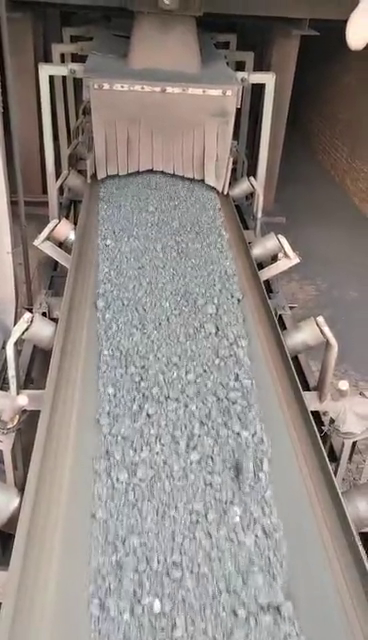
#> input picture frame 114 of videos/Ora.mp4, 368 x 640 px
$ python '85.视频检测-KLT光流跟踪算法-2.py'
#> lines starting #> are read from the running program, lines starting #| are printed output that depends on the picture; after the words box and inside, x2 and y2 are one past the last pixel; in counts of white or black regions, pixels touching at a corner belong together
import numpy as np
import cv2 as cv
import math

cap = cv.VideoCapture('./videos/Ora.mp4')

# 角点检测参数
feature_params = dict(maxCorners=100, qualityLevel=0.1, minDistance=7, blockSize=7)

# KLT光流参数
lk_params = dict(winSize=(15, 15), maxLevel=2, criteria=(cv.TERM_CRITERIA_EPS | cv.TERM_CRITERIA_COUNT, 10, 0.02))

# 随机颜色
color = np.random.randint(0, 255, (100, 3))

# 读取第一帧
ret, old_frame = cap.read()
#> old_frame is the input picture: shape (640, 368, 3); mean B, G, R 129.5, 133.9, 141.3
old_gray = cv.cvtColor(old_frame, cv.COLOR_BGR2GRAY)
p0 = cv.goodFeaturesToTrack(old_gray, mask=None, **feature_params, useHarrisDetector=False, k=0.04)
#> p0 = 100 rows, first 8: [51, 76], [312, 413], [263, 85], [45, 314], [64, 78], [31, 315], [324, 429], [63, 220]
good_ini = p0.copy()
#> good_ini has the same summary as p0


def caldist(a, b, c, d):
    return abs(a - c) + abs(b - d)


mask = np.zeros_like(old_frame)
# 光流跟踪
while True:
    ret, frame = cap.read()
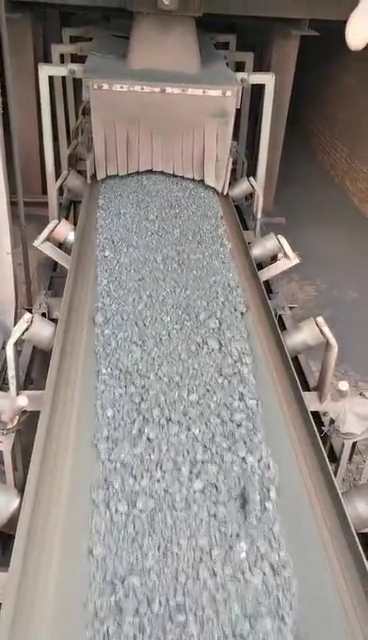
#> input picture frame 115 of videos/Ora.mp4, 368 x 640 px
#> frame is the input picture: shape (640, 368, 3); mean B, G, R 129.8, 134.2, 141.5
    if ret is False:
        break
    frame_gray = cv.cvtColor(frame, cv.COLOR_BGR2GRAY)
    # 计算光流
    p1, st, err = cv.calcOpticalFlowPyrLK(old_gray, frame_gray, p0, None, **lk_params)
#> p1 = 100 rows, first 8: [50.57, 76.51], [311.9, 413.3], [262.7, 85.51], [44.53, 314.5], [63.6, 78.4], [30.77, 315.5], [323.9, 429.5], [62.71, 220.7]; st = 100 values from 1 to 1; err = 100 values, max 21.34 at index 73, min 1.39 at index 96, mean 5.2
    # 根据状态选择

    good_new = p1[st == 1]
#> good_new = 100 pairs, first value 3.72 to 359.3, second value 37.49 to 534.5
    good_old = p0[st == 1]
#> good_old = 100 pairs, first value 4 to 360, second value 37 to 534
    # 删除静止点
    k = 0
    for i, (new0, old0) in enumerate(zip(good_new, good_old)):
        a0, b0 = new0.ravel()
        c0, d0 = old0.ravel()
        dist = caldist(a0, b0, c0, d0)
        if dist > 2:
            good_new[k] = good_new[i]
            good_old[k] = good_old[i]
            good_ini[k] = good_ini[i]
            k = k + 1
#> this loop made 100 passes
#> (a0, b0, c0, d0, dist) on passes 1 to 12: (50.57, 76.51, 51, 76, 0.937), (311.9, 413.3, 312, 413, 0.475), (262.7, 85.51, 263, 85, 0.792), (44.53, 314.5, 45, 314, 0.977), (63.6, 78.4, 64, 78, 0.798), (30.77, 315.5, 31, 315, 0.688), (323.9, 429.5, 324, 429, 0.514), (62.71, 220.7, 63, 220, 0.974), (251.7, 177.3, 252, 177, 0.617), (262.8, 282.5, 263, 282, 0.742), (55.54, 320.5, 56, 320, 0.941), (302.9, 389.3, 303, 389, 0.319)
#> after the loop, good_ini = 100 rows, first 8: [107, 243], [148, 416], [139, 379], [239, 299], [169, 398], [238, 434], [234, 402], [159, 453]; k = 10

    # 提取动态点
    good_ini = good_ini[:k]
#> good_ini = [[107, 243], [148, 416], [139, 379], [239, 299], [169, 398], [238, 434], [234, 402], [159, 453], [216, 360], [108, 351]]
    good_new = good_new[:k]
#> good_new = [[105.5, 254.1], [144.4, 419.5], [141.3, 389], [240.5, 301.9], [169.1, 401.2], [243.3, 458.9], [238.7, 424.6], [165.6, 453.1], [218.9, 355], [105, 355.5]]
    good_old = good_old[:k]
#> good_old has the same summary as good_ini

    # 绘制跟踪线
    for i, (new, old) in enumerate(zip(good_new, good_old)):
        a, b = new.ravel()
        c, d = old.ravel()
        mask = cv.line(mask, (a, b), (c, d), color[i].tolist(), 2)
        frame = cv.circle(frame, (a, b), 5, color[i].tolist(), -1)
#> this loop made 10 passes
#> (a, b, c, d) on passes 1 to 10: (105.5, 254.1, 107, 243), (144.4, 419.5, 148, 416), (141.3, 389, 139, 379), (240.5, 301.9, 239, 299), (169.1, 401.2, 169, 398), (243.3, 458.9, 238, 434), (238.7, 424.6, 234, 402), (165.6, 453.1, 159, 453), (218.9, 355, 216, 360), (105, 355.5, 108, 351)
#> pass 2, `mask = cv.line(mask, (a, b), (c, d), color[i].tolist(), 2)`:
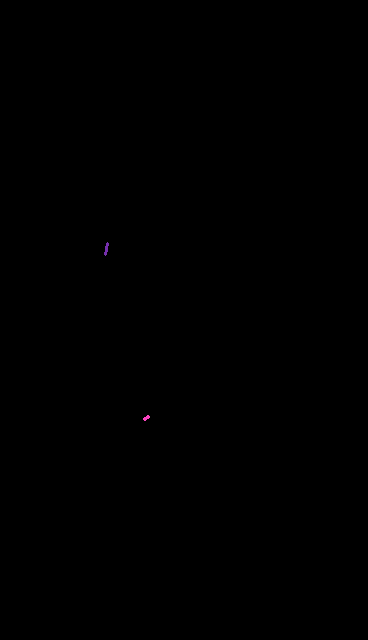
#> mask: shape (640, 368, 3); mean of channels 0, 1, 2 0, 0, 0; drawn as B, G, R
#> after the loop:
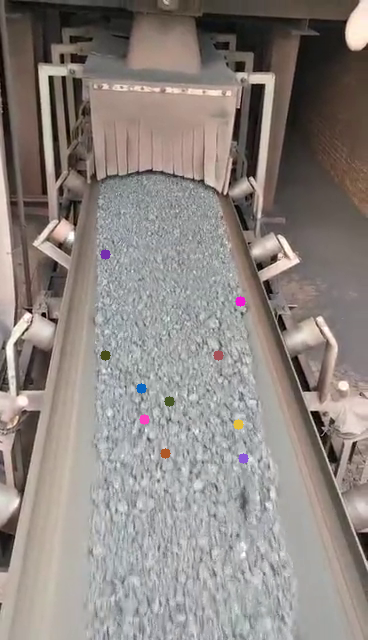
#> frame: shape (640, 368, 3); mean B, G, R 129.6, 133.9, 141.4
#> after the loop:
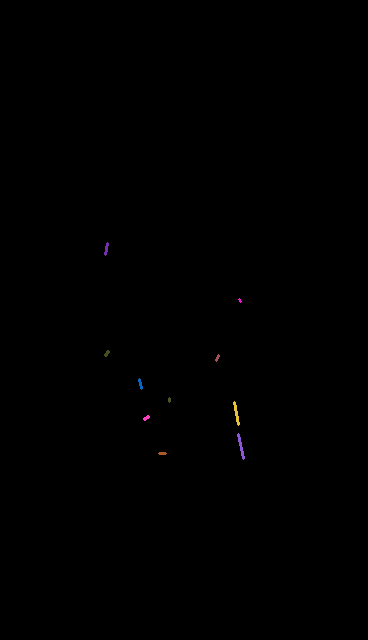
#> mask: shape (640, 368, 3); 0.11% of pixels changed, all inside (x1, y1, x2, y2) = (104, 298, 245, 460); drawn as B, G, R
    cv.imshow('frame', cv.add(frame, mask))
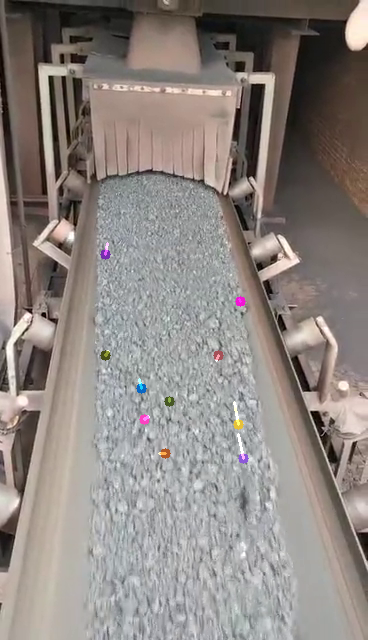
#> window 'frame': shape (640, 368, 3); mean B, G, R 129.7, 134, 141.5
    k = cv.waitKey(30) & 0xff
#> (key Esc is pressed here)
    if k == 27:
        cv.imwrite("flow.jpg", cv.add(frame, mask))
        break

    # 更新
    old_gray = frame_gray.copy()
    p0 = good_new.reshape(-1, 1, 2)

    if good_ini.shape[0] < 40:
        p0 = cv.goodFeaturesToTrack(old_gray, mask=None, **feature_params)
        good_ini = p0.copy()

cv.destroyAllWindows()
cap.release()

$ run again, starting later in the video
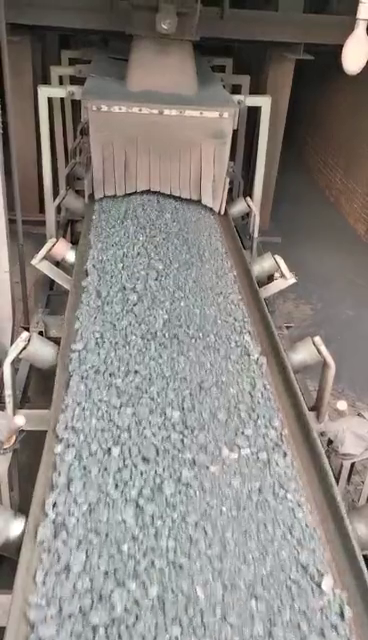
#> input picture frame 513 of videos/Ora.mp4, 368 x 640 px
#> old_frame is the input picture: shape (640, 368, 3); mean B, G, R 127.6, 132, 136.8
#> p0 = 100 rows, first 8: [259, 108], [50, 98], [41, 333], [62, 100], [248, 198], [27, 329], [277, 277], [365, 556]
#> `good_ini = p0.copy()`: good_ini has the same summary as p0
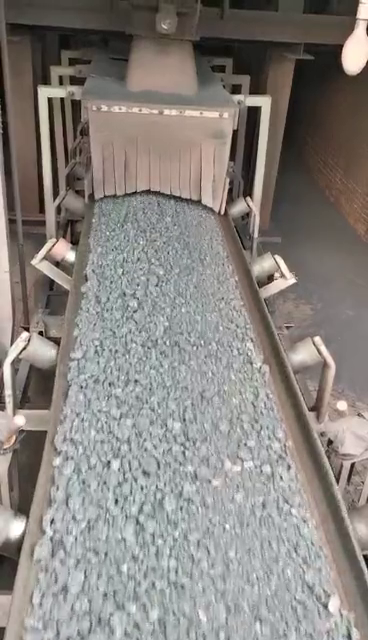
#> input picture frame 514 of videos/Ora.mp4, 368 x 640 px
#> frame is the input picture: shape (640, 368, 3); mean B, G, R 127.5, 131.9, 136.6
#> p1 = 100 rows, first 8: [259, 108], [50.02, 98.2], [41, 333], [62, 100], [248, 197.9], [26.95, 329.2], [277, 277], [365.3, 556]; st = 100 values from 1 to 1; err = 100 values, max 36.21 at index 76, min 0 at index 65, mean 4.4
#> `good_new = p1[st == 1]`: good_new = 100 pairs, first value 2.84 to 365.3, second value 18.02 to 629.5
#> `good_old = p0[st == 1]`: good_old = 100 pairs, first value 3 to 365, second value 18 to 629
#> the loop `for i, (new0, old0) in enumerate(zip(good_new, good_old)):` made 100 passes
#> (a0, b0, c0, d0, dist) on passes 1 to 8: (259, 108, 259, 108, 0.000977), (50.02, 98.2, 50, 98, 0.226), (41, 333, 41, 333, 0.00608), (62, 100, 62, 100, 0.00595), (248, 197.9, 248, 198, 0.0655), (26.95, 329.2, 27, 329, 0.205), (277, 277, 277, 277, 0.0501), (365.3, 556, 365, 556, 0.363)
#> after the loop `for i, (new0, old0) in enumerate(zip(good_new, good_old)):`: good_ini = 100 rows, first 8: [98, 339], [136, 372], [77, 352], [111, 445], [183, 437], [111, 374], [134, 289], [244, 432]; good_new = 100 pairs, first value 8.97 to 361, second value 60.15 to 516.5; good_old = 100 pairs, first value 9 to 361, second value 60 to 516; k = 24
#> `good_ini = good_ini[:k]`: good_ini = 24 rows, first 8: [98, 339], [136, 372], [77, 352], [111, 445], [183, 437], [111, 374], [134, 289], [244, 432]
#> `good_new = good_new[:k]`: good_new = 24 rows, first 8: [97.45, 346.9], [136.1, 381.4], [80.79, 350.9], [110.6, 457.9], [184.4, 449.1], [110.5, 383.5], [134.1, 295.1], [246.7, 443.6]
#> `good_old = good_old[:k]`: good_old has the same summary as good_ini
#> the loop `for i, (new, old) in enumerate(zip(good_new, good_old)):` made 24 passes
#> (a, b, c, d) on passes 1 to 8: (97.45, 346.9, 98, 339), (136.1, 381.4, 136, 372), (80.79, 350.9, 77, 352), (110.6, 457.9, 111, 445), (184.4, 449.1, 183, 437), (110.5, 383.5, 111, 374), (134.1, 295.1, 134, 289), (246.7, 443.6, 244, 432)
#> `cv.imshow('frame', cv.add(frame, mask))`:
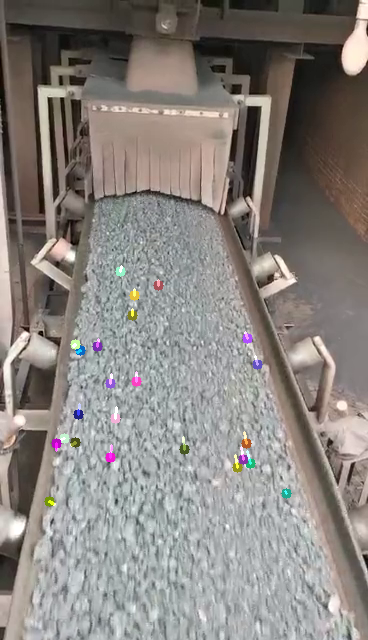
#> window 'frame': shape (640, 368, 3); mean B, G, R 127.4, 131.7, 136.7

$ run again, starting later in the video
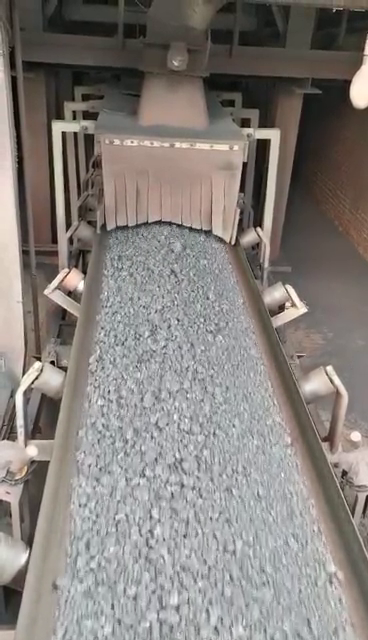
#> input picture frame 913 of videos/Ora.mp4, 368 x 640 px
#> old_frame is the input picture: shape (640, 368, 3); mean B, G, R 124.1, 128.3, 133.8
#> p0 = 100 rows, first 8: [53, 362], [64, 133], [268, 141], [75, 134], [259, 226], [38, 360], [209, 232], [118, 224]
#> `good_ini = p0.copy()`: good_ini has the same summary as p0
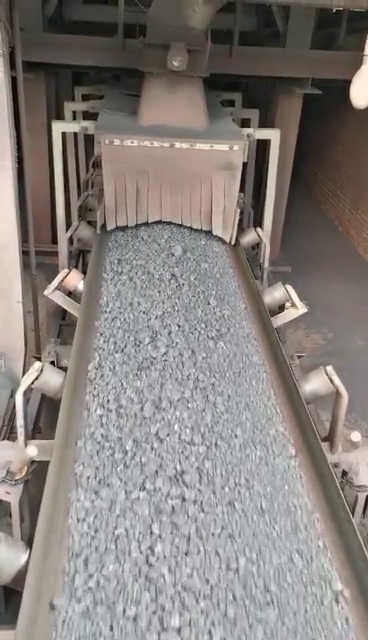
#> input picture frame 914 of videos/Ora.mp4, 368 x 640 px
#> frame is the input picture: shape (640, 368, 3); mean B, G, R 124, 128.2, 133.7
#> p1 = 100 rows, first 8: [53, 362.2], [64.01, 133.4], [268, 141.2], [75, 134.3], [259, 226.2], [38, 360], [209, 232.3], [118, 224.3]; st = 100 values from 1 to 1; err = 100 values, max 15.42 at index 65, min 0 at index 19, mean 2.87
#> `good_new = p1[st == 1]`: good_new = 100 pairs, first value 4.07 to 366, second value 9 to 539.2
#> `good_old = p0[st == 1]`: good_old = 100 pairs, first value 4 to 366, second value 9 to 536
#> the loop `for i, (new0, old0) in enumerate(zip(good_new, good_old)):` made 100 passes
#> (a0, b0, c0, d0, dist) on passes 1 to 8: (53, 362.2, 53, 362, 0.225), (64.01, 133.4, 64, 133, 0.392), (268, 141.2, 268, 141, 0.262), (75, 134.3, 75, 134, 0.276), (259, 226.2, 259, 226, 0.187), (38, 360, 38, 360, 0.000275), (209, 232.3, 209, 232, 0.317), (118, 224.3, 118, 224, 0.315)
#> after the loop `for i, (new0, old0) in enumerate(zip(good_new, good_old)):`: good_ini = 100 rows, first 8: [138, 337], [178, 321], [142, 476], [101, 401], [142, 306], [184, 536], [104, 329], [189, 396]; good_new = 100 pairs, first value 6.02 to 366, second value 9 to 539.2; good_old = 100 pairs, first value 6 to 366, second value 9 to 536; k = 20
#> `good_ini = good_ini[:k]`: good_ini = 20 rows, first 8: [138, 337], [178, 321], [142, 476], [101, 401], [142, 306], [184, 536], [104, 329], [189, 396]
#> `good_new = good_new[:k]`: good_new = 20 rows, first 8: [138, 343.5], [178.7, 327], [142.1, 489.1], [100.1, 410.4], [142, 311.5], [187.2, 539.2], [103.4, 335.4], [190.1, 405.4]
#> `good_old = good_old[:k]`: good_old has the same summary as good_ini
#> the loop `for i, (new, old) in enumerate(zip(good_new, good_old)):` made 20 passes
#> (a, b, c, d) on passes 1 to 8: (138, 343.5, 138, 337), (178.7, 327, 178, 321), (142.1, 489.1, 142, 476), (100.1, 410.4, 101, 401), (142, 311.5, 142, 306), (187.2, 539.2, 184, 536), (103.4, 335.4, 104, 329), (190.1, 405.4, 189, 396)
#> `cv.imshow('frame', cv.add(frame, mask))`:
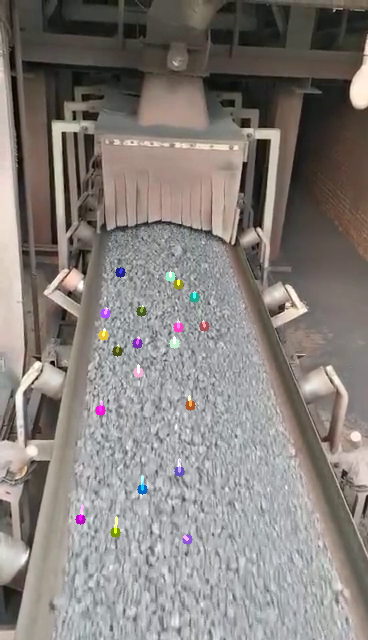
#> window 'frame': shape (640, 368, 3); mean B, G, R 124.1, 128, 133.8
